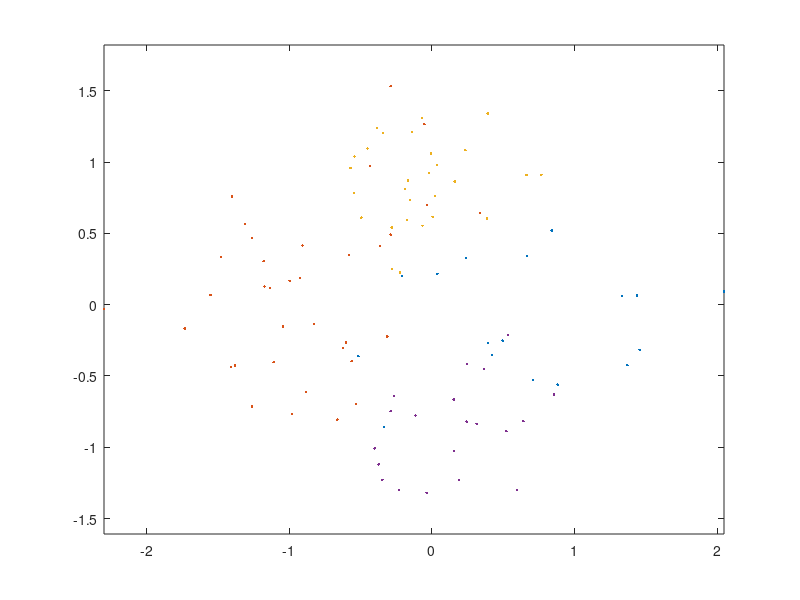

Write the MATLAB code that produced this figure. (Note: this script raises an error after producing the figure.)
% 4 GMM Components. Different means, covariances and probabilty for each.
% 100 samples
m(:,1) = [1;0]; Sigma(:,:,1) = 0.1*[5 0;0,2]; 
m(:,2) = [-1;0]; Sigma(:,:,2) = 0.1*[3 1;1,3]; 
m(:,3) = [0;1]; Sigma(:,:,3) = 0.1*eye(2);
m(:,4) = [0;-1]; Sigma(:,:,4) = 0.1*[2 0;0,1 ];
classPriors = [0.15,0.30,0.35,0.20]; thr = [0,cumsum(classPriors)];
N = 100; u = rand(1,N); L = zeros(1,N); x = zeros(2,N);
figure(1),clf, colorList = 'rbgc';
%Data Genration + figure 
for l = 1:4
    indices = find(thr(l)<=u & u<thr(l+1)); % if u happens to be precisely 1, that sample will get omitted - needs to be fixed
    L(1,indices) = l*ones(1,length(indices));
    x(:,indices) = mvnrnd(m(:,l),Sigma(:,:,l),length(indices))';
    figure(1), plot(x(1,indices),x(2,indices),'.','MarkerFaceColor',colorList(l)); axis equal, hold on,
end
T = array2table(x.'); 
part = cvpartition(T.Var1,'KFold',10);
